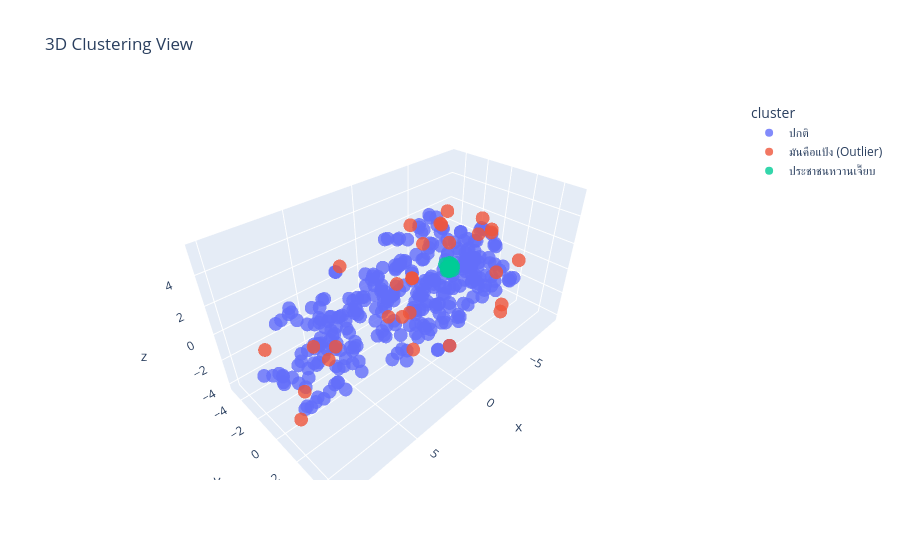

Notebook cell for this chart:
### Code cell
import plotly.express as px 
cluster2name = {
    -1: "มันคือแป้ง (Outlier)",
    0: "ปกติ", 
    1: "ประชาชนหวานเจี๊ยบ",
}

three_df = pd.DataFrame(df_tsne, columns=["x","y","z"])
three_df["cluster"] = df_final["cluster"].map(cluster2name).values

fig = px.scatter_3d(three_df, x="x", y="y", z="z", color="cluster", opacity=0.8, title="3D Clustering View")
fig.show()

### Figure 1 — Plotly figure (JSON) as saved in the notebook; plotly's stock layout.template omitted (floating-point values rounded to 4 significant figures; data arrays with more than 128 entries replaced by an {"elided": "..."} marker saying what was removed)
{"data": [{"hovertemplate": "cluster=ปกติ<br>x=%{x}<br>y=%{y}<br>z=%{z}<extra></extra>", "legendgroup": "ปกติ", "marker": {"color": "#636efa", "opacity": 0.8, "symbol": "circle"}, "mode": "markers", "name": "ปกติ", "scene": "scene", "showlegend": true, "type": "scatter3d", "x": {"elided": "314 float values"}, "y": {"elided": "314 float values"}, "z": {"elided": "314 float values"}}, {"hovertemplate": "cluster=มันคือแป้ง (Outlier)<br>x=%{x}<br>y=%{y}<br>z=%{z}<extra></extra>", "legendgroup": "มันคือแป้ง (Outlier)", "marker": {"color": "#EF553B", "opacity": 0.8, "symbol": "circle"}, "mode": "markers", "name": "มันคือแป้ง (Outlier)", "scene": "scene", "showlegend": true, "type": "scatter3d", "x": [1.014, -1.463, 3.839, 5.273, 7.891, -2.673, -2.793, 7.269, 8.974, 1.678, 2.252, -5.457, 7.707, -0.7848, -2.377, -2.044, -4.608, -1.762, -5.613, -6.663, -7.615, -8.55, -6.448, -3.254, -3.655, 5.831, -2.393, 9.383, -4.248], "y": [1.116, -2.292, 4.008, 3.731, 2.18, 2.999, -0.08914, 1.961, -2.53, 1.763, -4.168, 1.865, -1.278, -0.8459, -2.388, 4.741, 3.855, 2.021, 1.755, -2.87, -3.309, -1.305, 3.548, -0.5782, -2.422, -2.731, -3.787, 1.007, 4.057], "z": [2.3, -3.856, 0.491, 3.352, 1.274, 5.505, 3.939, 1.582, -0.4594, 2.945, 1.31, 3.337, -3.839, -2.294, 3.211, 2.989, -1.119, -4.091, 3.028, 2.611, -0.5326, 0.6185, 1.348, 3.68, 1.299, -2.377, -2.123, -2.942, -1.4]}, {"hovertemplate": "cluster=ประชาชนหวานเจี๊ยบ<br>x=%{x}<br>y=%{y}<br>z=%{z}<extra></extra>", "legendgroup": "ประชาชนหวานเจี๊ยบ", "marker": {"color": "#00cc96", "opacity": 0.8, "symbol": "circle"}, "mode": "markers", "name": "ประชาชนหวานเจี๊ยบ", "scene": "scene", "showlegend": true, "type": "scatter3d", "x": [-9.014, -9.224, -9.042, -8.754, -8.883, -8.683, -9.23, -8.656, -8.997, -8.716, -8.943, -9.244], "y": [-4.593, -4.438, -4.041, -4.571, -3.88, -4.218, -4.227, -4.072, -3.877, -4.287, -4.212, -4.038], "z": [-4.031, -3.584, -3.459, -3.555, -3.632, -3.66, -3.948, -3.929, -3.957, -4.087, -4.201, -3.774]}], "layout": {"legend": {"title": {"text": "cluster"}, "tracegroupgap": 0}, "scene": {"domain": {"x": [0, 1], "y": [0, 1]}, "xaxis": {"title": {"text": "x"}}, "yaxis": {"title": {"text": "y"}}, "zaxis": {"title": {"text": "z"}}}, "title": {"text": "3D Clustering View"}}}
